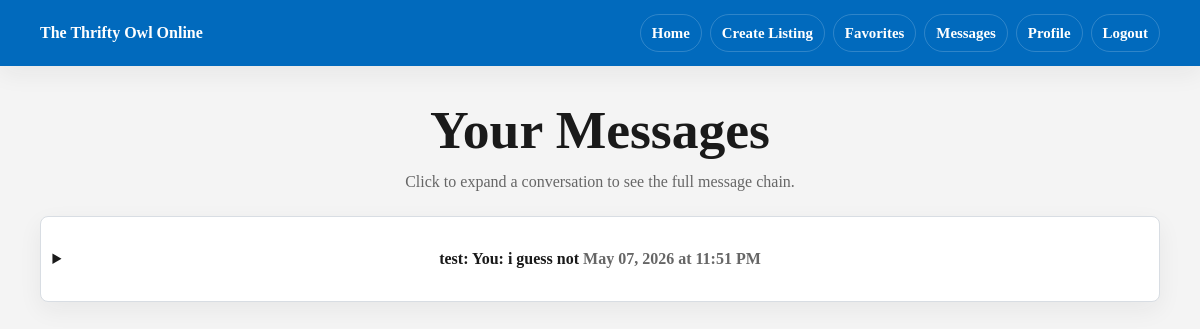
The app's page /messages (signed in), older data.
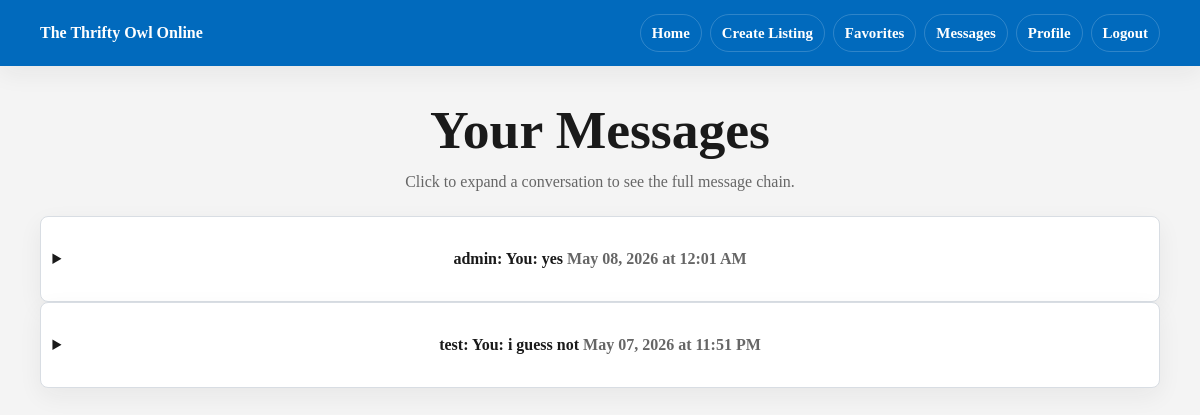
The same page, newer data.
### app/models.py (models this page shows)
class User(UserMixin, db.Model):
    __tablename__ = 'users'
    id = db.Column(db.Integer, primary_key=True)
    is_admin = db.Column(db.Boolean, default=False)
    is_blocked = db.Column(db.Boolean, default=False)
    email = db.Column(db.String(150), unique=True, nullable=False)
    username = db.Column(db.String(150), unique=True, nullable=False)
    password = db.Column(db.String(150), nullable=False)
    name = db.Column(db.String(150))
    major = db.Column(db.String(150))
    interests = db.Column(db.String(300))
    image = db.Column(db.String(200))  # store filename/path
    posts = db.relationship('Post', backref='owner', lazy=True)
    sent_messages = db.relationship('Message', foreign_keys='Message.sender_id', backref='sender', lazy=True)
    received_messages = db.relationship('Message', foreign_keys='Message.receiver_id', backref='receiver', lazy=True)
    reviews_given = db.relationship('Review', foreign_keys='Review.reviewer_id', backref='reviewer', lazy=True)
    reviews_received = db.relationship('Review', foreign_keys='Review.reviewed_id', backref='reviewed', lazy=True)

class Message(db.Model):
    __tablename__ = 'messages'
    id = db.Column(db.Integer, primary_key=True)
    sender_id = db.Column(db.Integer, db.ForeignKey('users.id'), nullable=False)
    receiver_id = db.Column(db.Integer, db.ForeignKey('users.id'), nullable=False)
    content = db.Column(db.String(500), nullable=False)
    created_at = db.Column(db.DateTime, default=datetime.utcnow)

### app/routes.py (the view)
@main.route('/messages')
@login_required
def messages():
    all_messages = (
        Message.query
        .filter(or_(Message.sender_id == current_user.id, Message.receiver_id == current_user.id))
        .order_by(Message.created_at.asc())
        .all()
    )
    conversations_by_user = {}
    for message in all_messages:
        other_user = message.receiver if message.sender_id == current_user.id else message.sender
        conversations_by_user.setdefault(other_user.id, {
            'user': other_user,
            'messages': [],
            'last_message': None,
        })
        conversations_by_user[other_user.id]['messages'].append(message)
        conversations_by_user[other_user.id]['last_message'] = message
    conversations = sorted(
        conversations_by_user.values(),
        key=lambda conversation: conversation['last_message'].created_at,
        reverse=True,
    )
    form = MessageForm()
    return render_template('messages.html', conversations=conversations, form=form)

### app/models.py (called while the page is built)
@login_manager.user_loader
def load_user(user_id):
    return User.query.get(int(user_id))

### app/templates/messages.html (shortened to what this page needs)
{% extends "base.html" %}
{% block content %}
<section class="page-header">
    <h1>Your Messages</h1>
    <p class="muted">Click to expand a conversation to see the full message chain.</p>
</section>
<section>
    {% for conversation in conversations %}
    <details class="card">
        <summary>
            <strong>{{ conversation.user.username }}</strong>:
            {% if conversation.last_message.sender_id == current_user.id %}
            You: {{ conversation.last_message.content }}
            {% else %}
            {{ conversation.last_message.content }}
            {% endif %}
            <span class="muted">{{ conversation.last_message.created_at.strftime('%b %d, %Y at %I:%M %p') }}</span>
        </summary>
    </details>
    {% else %}
    <div class="empty">Your inbox is empty right now.</div>
    {% endfor %}
</section>
{% endblock %}

Row changes from the older to the newer data that the page shows:
now on this page (row unchanged): User: user.username "admin"
added Message: last_message.content "yes", last_message.created_at "May 08, 2026 at 12:01 AM"
Text that changed along with them:
new list line: ": You:"
